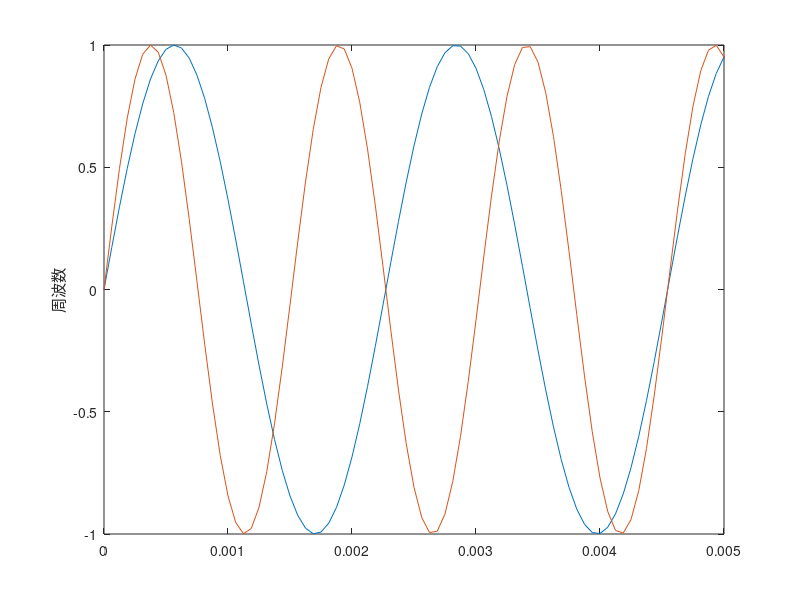

Source code (MATLAB):
clear;

Fs = 16000;
f1 = 440;
f2 = 660;
t = [0:Fs-1]/Fs;
y1 = sin(2*pi*f1*t);
y2 = sin(2*pi*f2*t);

plot(t, y1, t, y2);
axis([0 0.005 -1 1]);
ylabel("周波数");

sound(y1, Fs);
sound(y2, Fs);
